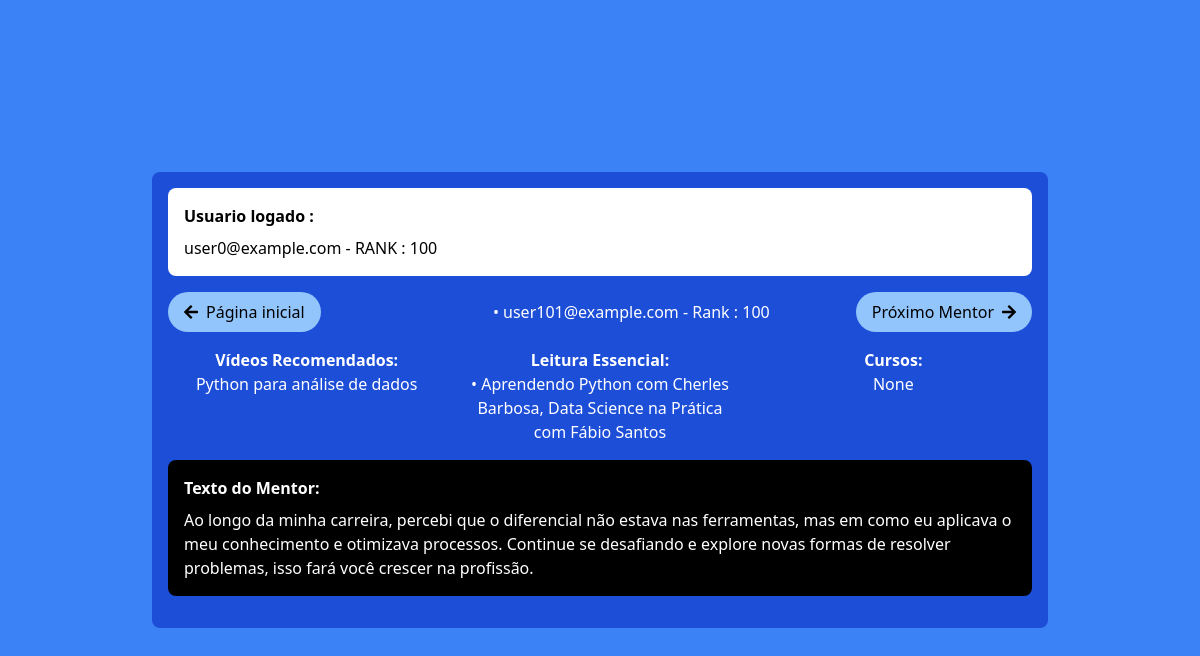
Page /indicacoes/init?page=2 (signed in) on the committed database.
### tables this page shows
CREATE TABLE profession_data (
                        id INTEGER PRIMARY KEY AUTOINCREMENT,
                        profession_id INTEGER NOT NULL,
                        region_id INTEGER NOT NULL,
                        salary INTEGER NOT NULL,
                        email TEXT UNIQUE NOT NULL,
                        rank INTEGER,
                        FOREIGN KEY (profession_id) REFERENCES professions(id),
                        FOREIGN KEY (region_id) REFERENCES regions(id));

CREATE TABLE indications (
                        id INTEGER PRIMARY KEY AUTOINCREMENT,
                        email TEXT NOT NULL,
                        courses TEXT,
                        videos TEXT,
                        books TEXT,
                        motivational_text TEXT,
                        FOREIGN KEY (email) REFERENCES users(useremail));

### routes/indicacoes.py (the view)
@indicacoes_route.route('/init')
def usuarios():
    user_email = session['user']
    print("logged email " + user_email)
    page = request.args.get('page', 0, type=int)  # Obter o número da página (0 por padrão)
    higher_rank_users, user_rank = get_usuario_by_index(page, user_email)
    if higher_rank_users is None:
        return render_template('indicacoes.html', indicacoes=None, has_next=False)
    has_next = True if higher_rank_users != None else False
    print("higher_rank_users " + str(higher_rank_users))
    return render_template('indicacoes.html', indicacoes=higher_rank_users, has_next=has_next, page=page, user_email=user_email, user_rank=user_rank)

### routes/indicacoes.py (called while the page is built)
def get_db():
    db = getattr(g, '_database', None)
    if db is None:
        db = g._database = sqlite3.connect(DATABASE)
    return db

def query_db(query, args=(), one=False):
    cur = get_db().execute(query, args)
    rv = cur.fetchall()
    cur.close()
    return (rv[0] if rv else None) if one else rv

@indicacoes_route.teardown_request
def close_connection(exception):
    db = getattr(g, '_database', None)
    if db is not None:
        db.close()

def get_usuario_by_index(index, user_email):
    user_rank = query_db('SELECT Rank FROM profession_data WHERE email = ?', [user_email], one=True)
    print("user_rank " + str(user_rank))
    if user_rank:
            user_rank = user_rank[0]
            higher_rank_users = query_db('''
                SELECT p.email, i.courses, i.videos, i.books, i.motivational_text, p.rank
                FROM profession_data p
                JOIN indications i ON p.email = i.email
                WHERE p.Rank >= ? LIMIT 1 OFFSET ?
            ''', [user_rank, index])
            print("higher_rank_users " + str(higher_rank_users))
    else:
        higher_rank_users = None
    return higher_rank_users, user_rank

### templates/indicacoes.html (shortened to what this page needs)
<!DOCTYPE html>
<html lang="pt-BR">
<head>
    <script src="https://cdn.tailwindcss.com"></script>
    <link rel="stylesheet" href="https://cdnjs.cloudflare.com/ajax/libs/font-awesome/5.15.3/css/all.min.css">
</head>
<body class="bg-blue-500 flex items-center justify-center min-h-screen">
    <div class="bg-blue-700 text-white w-full max-w-4xl p-4 rounded-lg">
        <div class="bg-white text-black p-4 rounded-lg mb-4">
            <h2 class="font-bold mb-2">Usuario logado :</h2>
            {% if user_email %}
                <p>{{ user_email }} - RANK :  {{ user_rank }}</p>
            {% endif %}
        </div>
        <div class="flex justify-between items-center mb-4">
            <a href="/home/return" class="bg-blue-300 text-black px-4 py-2 rounded-full flex items-center">
                <i class="fas fa-arrow-left"></i>
                <span class="ml-2">Página inicial</span>
            </a>
            {% if indicacoes %}
                    {% for indicacao in indicacoes %}
                        <p>• {{ indicacao[0] }} - Rank : {{ indicacao[5] }}</p>
                    {% endfor %}
                {% if has_next %}
                    <a href="{{ url_for('indicacoes.usuarios', page=page + 1) }}" class="bg-blue-300 text-black px-4 py-2 rounded-full flex items-center">
                        <span class="mr-2">Próximo Mentor</span>
                        <i class="fas fa-arrow-right"></i>
                    </a>
                {% else %}
                    <div class="bg-blue-300 text-black px-4 py-2 rounded-full flex items-center">
                    <span class="mr-2">Fim da lista</span>
                    </div>
                 {% endif %}
            {% else %}
                <h1 class="text-xl font-bold mb-4">Fim da lista de Indicações</h1>
            {% endif %}
        </div>
        <div class="grid grid-cols-3 gap-4 text-center mb-4">
            <div>
                <h2 class="font-bold">Vídeos Recomendados:</h2>
                {% if indicacoes %}
                    {% for indicacao in indicacoes %}
                        <p>{{ indicacao[2] }}</p>
                    {% endfor %}
                {% else %}
                    <p>Nenhum vídeo recomendado disponível.</p>
                {% endif %}
            </div>
            <div>
                <h2 class="font-bold">Leitura Essencial:</h2>
                {% if indicacoes %}
                    {% for indicacao in indicacoes %}
                        <p>• {{ indicacao[3] }}</p>
                    {% endfor %}
                {% else %}
                    <p>Nenhum livro recomendado disponível.</p>
                {% endif %}
            </div>
            <div>
                <h2 class="font-bold">Cursos:</h2>
                {% if indicacoes %}
                    {% for indicacao in indicacoes %}
                        <p>{{ indicacao[1] }}</p>
                    {% endfor %}
                {% else %}
                    <p>Nenhum curso recomendado disponível.</p>
                {% endif %}
            </div>
        </div>
        <div class="bg-black text-white p-4 rounded-lg mb-4">
            <h2 class="font-bold mb-2">Texto do Mentor:</h2>
            {% if indicacoes %}
                {% for indicacao in indicacoes %}
                    <p>{{ indicacao[4] }}</p>
                {% endfor %}
            {% else %}
                <p>Nenhum texto motivacional disponível.</p>
            {% endif %}
        </div>
    </div>
</body>
</html>

### rows in the picture
profession_data: email "user0@example.com"
indications: email "user101@example.com", rank "100", videos "Python para análise de dados", books "Aprendendo Python com Cherles Barbosa, Data Science na Prática com Fábio Santos", indicacao "None", motivational_text "Ao longo da minha carreira, percebi que o diferencial não estava nas ferramentas, mas em como eu aplicava o meu conhecimento e otimizava processos. Continue se desafiando e explore novas formas de resolver problemas, isso fará você crescer na profissão."

### other values in the picture
{{ user_rank }} "100"
